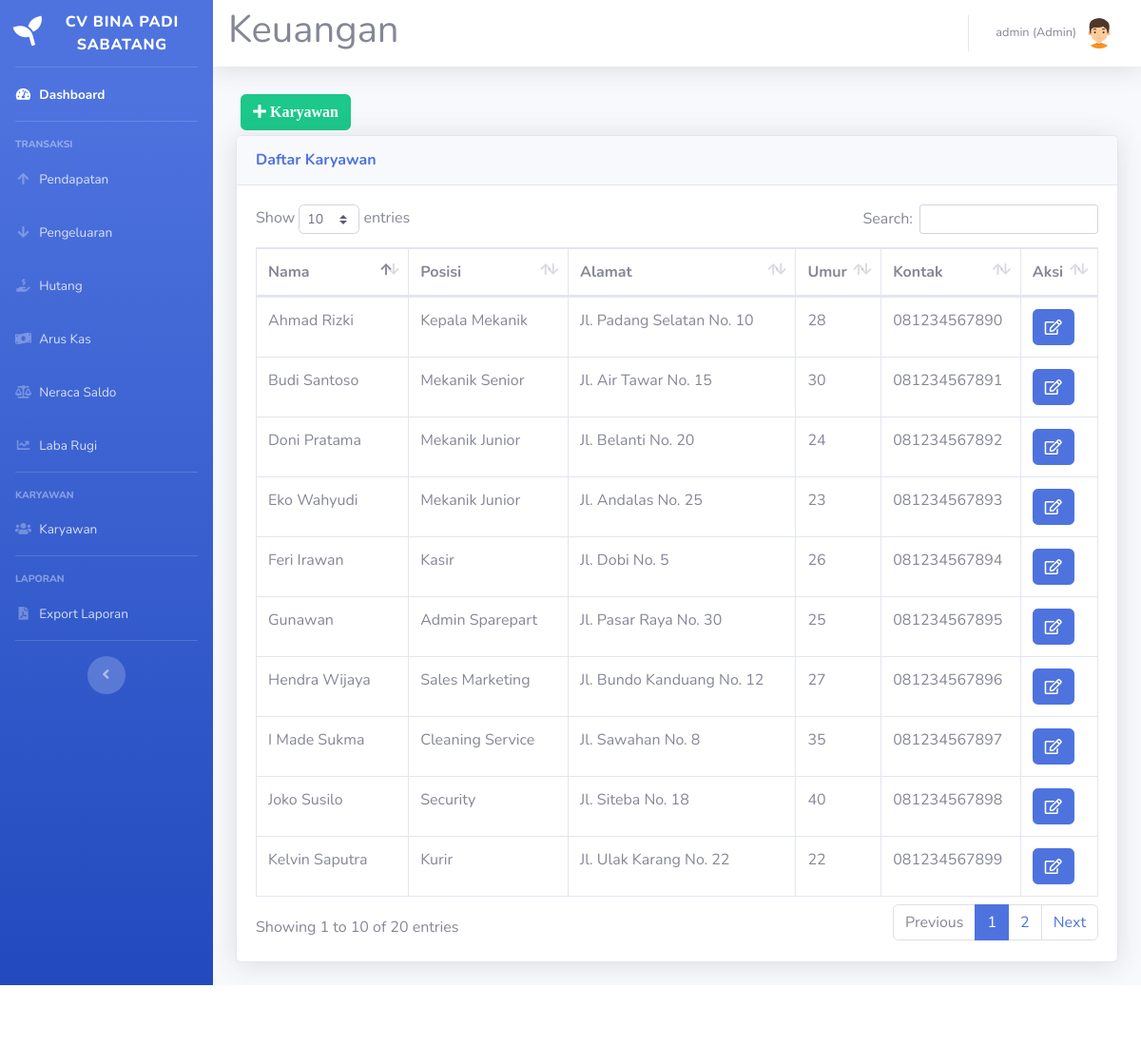
Screenshot of /karyawan.php (signed in) with the database file from the repository.
### tables this page shows
CREATE TABLE `karyawan` (
  `id_karyawan` int(11) NOT NULL,
  `nama` varchar(40) NOT NULL,
  `posisi` varchar(40) NOT NULL,
  `alamat` varchar(40) NOT NULL,
  `umur` int(11) NOT NULL,
  `kontak` varchar(40) NOT NULL
);

### karyawan.php (the view, shortened to what this page needs)
<!DOCTYPE html>
<html lang="en">
<head>
  <link href="vendor/fontawesome-free/css/all.min.css" rel="stylesheet" type="text/css">
  <link href="css/sb-admin-2.min.css" rel="stylesheet">
  <link href="vendor/datatables/dataTables.bootstrap4.min.css" rel="stylesheet">
</head>
<body id="page-top">
  <?php require 'koneksi.php'; ?>
  <?php require 'sidebar.php'; ?>
  <div id="content">
    <?php require 'navbar.php'; ?>
    <div class="container-fluid">
      <button type="button" class="btn btn-success" style="margin:5px" data-toggle="modal" data-target="#myModalTambah"><i class="fa fa-plus"> Karyawan</i></button><br>
      <div class="card shadow mb-4">
        <div class="card-header py-3">
          <h6 class="m-0 font-weight-bold text-primary">Daftar Karyawan</h6>
        </div>
        <div class="card-body">
          <div class="table-responsive">
            <table class="table table-bordered" id="dataTable" width="100%" cellspacing="0">
              <thead>
                <tr>
                  <th>Nama</th>
                  <th>Posisi</th>
                  <th>Alamat</th>
                  <th>Umur</th>
                  <th>Kontak</th>
                  <th>Aksi</th>
                </tr>
              </thead>
              <tbody>
                <?php
                $query = mysqli_query($koneksi, "SELECT * FROM karyawan");
                while ($data = mysqli_fetch_assoc($query)) {
                ?>
                  <tr>
                    <td><?= $data['nama'] ?></td>
                    <td><?= $data['posisi'] ?></td>
                    <td><?= $data['alamat'] ?></td>
                    <td><?= $data['umur'] ?></td>
                    <td><?= $data['kontak'] ?></td>
                    <td>
                      <a href="#" type="button" class="fa fa-edit btn btn-primary btn-md" data-toggle="modal" data-target="#myModal<?php echo $data['id_karyawan']; ?>"></a>
                    </td>
                  </tr>
                <?php } ?>
              </tbody>
            </table>
          </div>
        </div>
      </div>
    </div>
  </div>
</div>
  </div>
  <?php require 'footer.php' ?>
</body>
</html>

### rows the page displays
karyawan: nama "Ahmad Rizki", posisi "Kepala Mekanik", alamat "Jl. Padang Selatan No. 10", umur "28", kontak "081234567890"
karyawan: nama "Budi Santoso", posisi "Mekanik Senior", alamat "Jl. Air Tawar No. 15", umur "30", kontak "081234567891"
karyawan: nama "Doni Pratama", posisi "Mekanik Junior", alamat "Jl. Belanti No. 20", umur "24", kontak "081234567892"
karyawan: nama "Eko Wahyudi", posisi "Mekanik Junior", alamat "Jl. Andalas No. 25", umur "23", kontak "081234567893"
karyawan: nama "Feri Irawan", posisi "Kasir", alamat "Jl. Dobi No. 5", umur "26", kontak "081234567894"
karyawan: nama "Gunawan", posisi "Admin Sparepart", alamat "Jl. Pasar Raya No. 30", umur "25", kontak "081234567895"
karyawan: nama "Hendra Wijaya", posisi "Sales Marketing", alamat "Jl. Bundo Kanduang No. 12", umur "27", kontak "081234567896"
karyawan: nama "I Made Sukma", posisi "Cleaning Service", alamat "Jl. Sawahan No. 8", umur "35", kontak "081234567897"
karyawan: nama "Joko Susilo", posisi "Security", alamat "Jl. Siteba No. 18", umur "40", kontak "081234567898"
karyawan: nama "Kelvin Saputra", posisi "Kurir", alamat "Jl. Ulak Karang No. 22", umur "22", kontak "081234567899"

### other values shown
$_SESSION['nama'] "admin"
$_SESSION['level'] "Admin"
